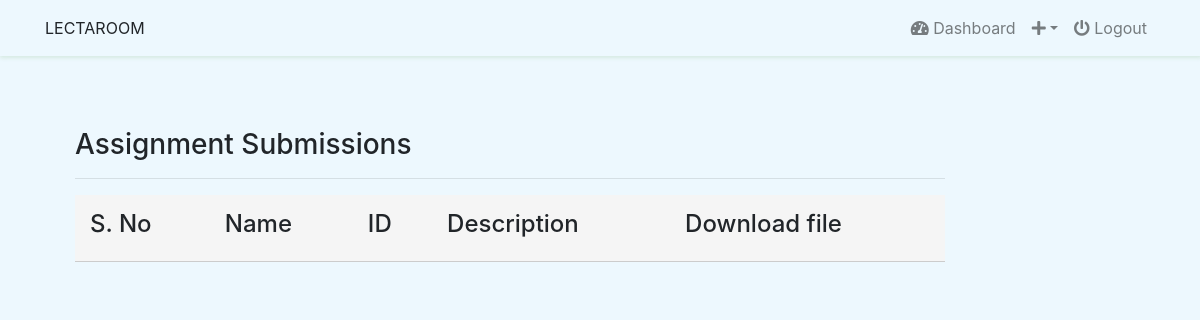
/class/assignment-submission-list/ (signed in), run on an earlier commit of the app's database.
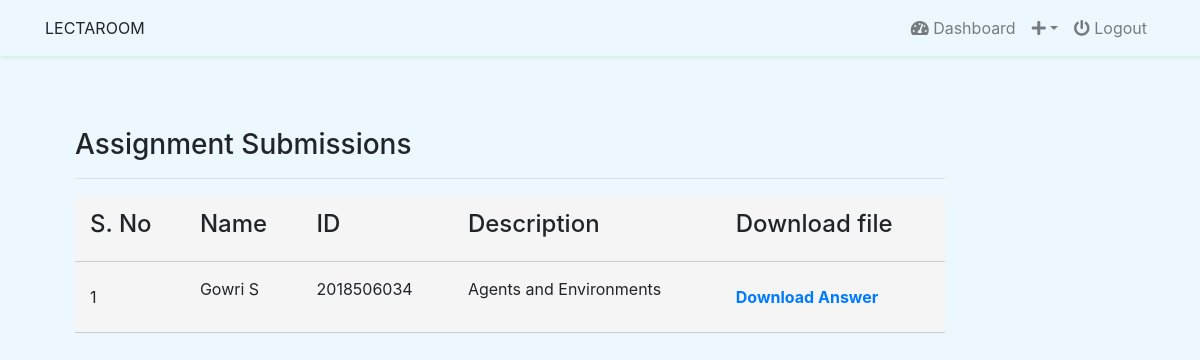
And on a later commit of the database.
### classroom/models.py (models this page shows, shortened)
class AssignmentSubmission(models.Model):
    user = models.ForeignKey(User, on_delete=models.CASCADE)
    name = models.CharField(max_length=100)
    university_id = models.CharField(max_length=100)
    content = models.TextField(null=True, blank=True)
    file = models.FileField(null=True, blank=True)
    submitted_at = models.DateTimeField(auto_now_add=True, null=True)

### classroom/views/assignment.py (the view)
# urls.py: path('assignment-submission-list/', AssignmentSubmissionListView.as_view(), name='assignment-submission-list'),
class AssignmentSubmissionListView(ListView):
    model = AssignmentSubmission
    template_name = 'core/instructor/assignment_submission_list.html'
    context_object_name = 'assignment_submission'
    @method_decorator(login_required(login_url=reverse_lazy('login')))
    def dispatch(self, request, *args, **kwargs):
        return super().dispatch(self.request, *args, **kwargs)
    def get_queryset(self):
        return self.model.objects.all().order_by('-id')  # filter(user_id=self.request.user.id).order_by('-id')

### templates/core/instructor/assignment_submission_list.html (shortened to what this page needs)
{% extends 'base.html' %}
{% load static %}
{% block content %}
<div class="container">
    <div class="col-12 col-sm-6 col-md-10">
       <br>
           <br><br>
           <strong><h3>Assignment Submissions</h3></strong>
       <hr/>
           <table>
               <thead>
               <tr>
                   <th><h4>S. No</h4></th>
                   <th><h4>Name</h4></th>
                   <th><h4>ID</h4></th>
                   <th><h4>Description</h4></th>
                   <th><h4>Download file</h4></th>
               </tr>
               </thead>
               <tbody>
           {% for foo in assignment_submission %}
           <tr>
               <td>{{forloop.counter}}</td>
               <td><p>{{ foo.name }} </p></td>
               <td><p>{{ foo.university_id }} </p></td>
               <td><p>{{ foo.content }}  </p></td>
               <td><a href="{{foo.file.url}}" download><b>Download Answer</b></a></td>
           </tr>
           {% endfor %}
               </tbody>
           </table><br/><br/>
    </div>
</div>
{% endblock %}

What changed in the data, as far as the page shows it:
added AssignmentSubmission: name "Gowri S", university_id "2018506034", content "Agents and Environments"
